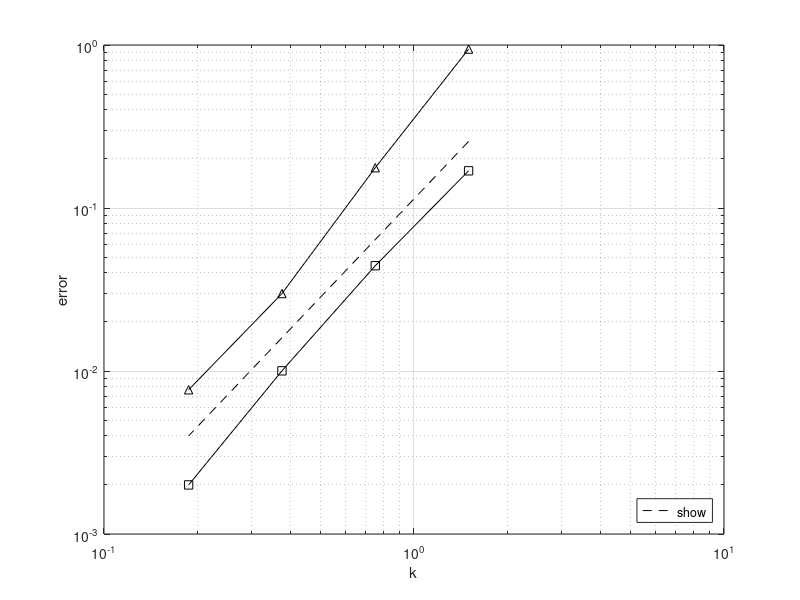

The MATLAB script that drew this image:
% adjoint BDF2
time_step = [1.5,0.75,0.375,0.1875];
reference1 = [8,4,2,1];
reference2 = [64,16,4,1];
error_v_ell2 = [0.943661,0.176651,0.0298593,0.00766852];
error_v_infty = [0.169091,0.044246,0.0100248,0.00200022];

loglog(time_step,0.004*reference2,'--k','DisplayName','$$O(k^2)$$');
hold on;
loglog(time_step,error_v_ell2,'-k^','DisplayName','$$\left\|v-v_h \right\|_{\ell^2 ([0,T];H^1(\Omega))}$$');
loglog(time_step,error_v_infty,'-ks','DisplayName','$$\left\|v-v_h\right\|_{\ell^{\infty} ([0,T];L^2(\Omega))}$$');

legend('show', 'Location', 'southeast');
grid on;
xlabel('k');
ylabel('error');